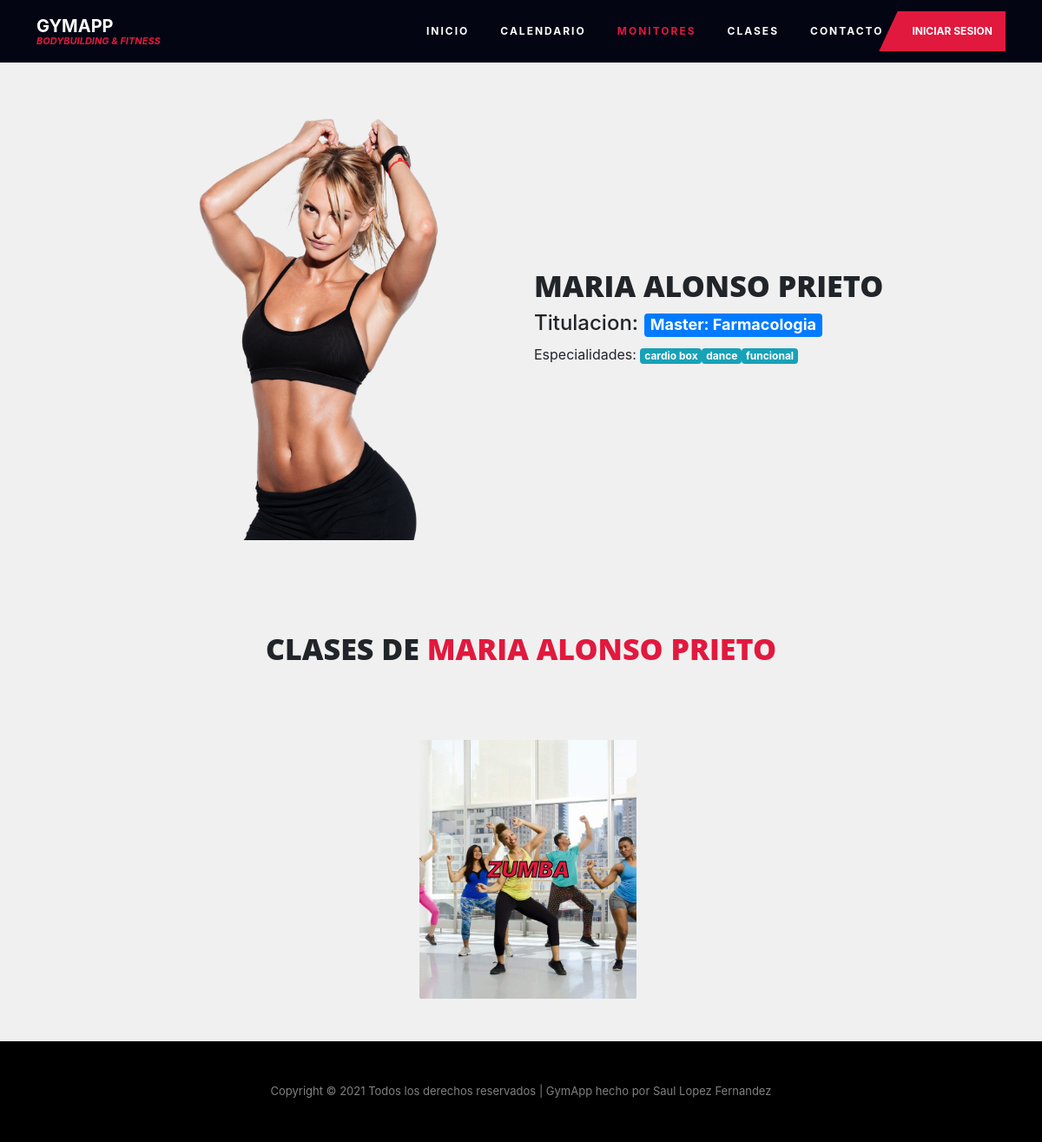
Screenshot of /monitores.php?idMonitor=2 with the database file from the repository.
### tables this page shows
CREATE TABLE `monitores` (
  `idMonitor` int(6) NOT NULL,
  `dniMonitor` varchar(9) NOT NULL,
  `titulacion` varchar(20) DEFAULT NULL,
  `img` longtext DEFAULT NULL
);

CREATE TABLE `usuarios` (
  `dni` varchar(9) NOT NULL,
  `nombre` varchar(20) NOT NULL,
  `apellido` varchar(30) NOT NULL,
  `sexo` enum('M','F') NOT NULL,
  `fechaNacimiento` date NOT NULL,
  `telefono` int(9) NOT NULL,
  `mail` varchar(50) NOT NULL,
  `user` varchar(10) NOT NULL,
  `pass` longtext NOT NULL,
  `rol` enum('asistente','matriculado','monitor') NOT NULL
);

CREATE TABLE `monitorspec` (
  `idMonitor` int(6) NOT NULL,
  `nombreSpec` varchar(20) NOT NULL
);

CREATE TABLE `clases` (
  `idClase` int(6) NOT NULL,
  `dniMonitor` varchar(9) DEFAULT NULL,
  `nombre` varchar(20) NOT NULL,
  `img` longtext NOT NULL
);

### monitores.php (the view, shortened to what this page needs)
<!DOCTYPE html>
<html lang="es">
<head>
      <link rel="stylesheet" type="text/css" href="css/navbar.css">
      <link rel="stylesheet" type="text/css" href="css/style.css">
      <link rel="stylesheet" href="https://maxcdn.bootstrapcdn.com/bootstrap/4.2.1/css/bootstrap.min.css">
</head>
<body>
    <nav class="navbar navbar-expand-lg ftco-navbar-light" id="mynav" style="position: static;background: #030513;">
        <div class="container-xl">
            <a class="navbar-brand" href="index.php"><span class="">GymApp <small>Bodybuilding &amp; Fitness</small></span></a>
            <div class="collapse navbar-collapse" id="navbarResponsive">
                <ul class="navbar-nav ml-auto">
                    <li class="nav-item">
                        <a class="nav-link" href="index.php">Inicio</a>
                    </li>
                    <li class="nav-item">
                        <a class="nav-link" href="calendario.php">Calendario</a>
                    </li>
                    <li class="nav-item">
                        <a class="nav-link active" href="monitores.php">Monitores</a>
                    </li>
                    <li class="nav-item">
                        <a class="nav-link" href="clases.php">Clases</a>
                    </li>
                    <li class="nav-item">
                        <a class="nav-link" href="contacto.php">Contacto </a>
                    </li>
                    <?php
                        if(isset($_SESSION['userData'])){
                    ?>
                        <li class="nav-item dropdown">
                            <a class="nav-link dropdown-toggle" data-toggle="dropdown" href="#">
                            <?php echo $_SESSION['userData']['nombre']." ".$_SESSION['userData']['apellido'] ?>
                            </a>
                            <div class="dropdown-menu dropdown-menu-right" aria-labelledby="dropdownMenuLink">
                            <?php
                                if($_SESSION['userData']['user']=="gymAsist"){
                            ?>
                                <a class="dropdown-item" href="registro.php">Registrar</a>
                            <?php
                                }
                            ?>
                                <a class="dropdown-item" href="mensajes.php">Mensajes</a>
                                <a class="dropdown-item" href="config.php">Configuracion de la cuenta</a>
                                <div class="dropdown-divider"></div>
                                <a class="dropdown-item" href="php/cerrarSesion.php">Cerrar sesion</a>
                            </div>
                        </li>
                    <?php
                        }
                        else{
                    ?>
                </ul>
                <a class="btn-custom" href="login.php">Iniciar sesion</a>
                <?php
                    }
                ?>
            </div>
        </div>
    </nav>
    <div class="container-fluid">
            <?php
            $conexion=conexion();
            if(isset($_GET['idMonitor'])){
                $idMonitor = $_GET['idMonitor'];
                $sql = "SELECT monitores.idMonitor,dniMonitor,titulacion,img,usuarios.nombre,usuarios.apellido FROM monitores INNER JOIN usuarios ON usuarios.dni=monitores.dniMonitor
                    WHERE monitores.idMonitor = '$idMonitor'";
                $resultado = mysqli_query($conexion, $sql);
                while ($fila = mysqli_fetch_assoc($resultado)) {
                    $monitores[] = $fila;
                }
                $monitor = $monitores[0];
                $sql = "SELECT nombreSpec FROM monitorspec
                        WHERE idMonitor = '$idMonitor'";
                $resultado = mysqli_query($conexion, $sql);
                while ($fila = mysqli_fetch_assoc($resultado)) {
                    $monitorSpec[] = $fila;
                }
                $sql = "SELECT idClase,nombre,clases.img FROM clases INNER JOIN monitores ON clases.dniMonitor=monitores.dniMonitor
                WHERE idMonitor='$idMonitor'";
                $resultado = mysqli_query($conexion, $sql);
                while ($fila = mysqli_fetch_assoc($resultado)) {
                    $clases[]=$fila;
                }
                ?>
                <div class="row align-items-center mx-auto" style="width: 80%;margin-top:50px;margin-bottom:100px;">
                    <div class="col-md-6 image-container-monitor">
                        <img <?php echo 'src="img/'.$monitor['img'].'"'?>>
                    </div>
                    <div class="col-md-6 text-center text-md-left info">
                        <h1 class="titulo-monitor"><?php echo  $monitor['nombre']." ".$monitor['apellido'];?></h1>
                        <h4>Titulacion: <span class="badge badge-primary"><?php echo  $monitor['titulacion'];?></span></h4>
                        <p>Especialidades:
                            <?php
                            if(isset($monitorSpec)){
                                foreach ($monitorSpec as $key => $specialidades) {
                                    echo '<span class="badge badge-info">'.$specialidades['nombreSpec'].'</span>';
                                }
                            }
                            ?>
                        </p>
                    </div>
                </div>
                <?php
                if(isset($clases)){
                    ?>
                <div class="row align-items-center mx-auto">
                    <div class="col-12 text-center titulo-monitor">Clases de <span><?php echo  $monitor['nombre']." ".$monitor['apellido'];?></span></div>
                </div>
                        <?php
                            echo '<div class="row justify-content-md-center mx-auto" style="width: 90%;margin-top:30px;">';
                            foreach ($clases as $key => $clase) {
                                echo '<div class="col-12 col-xl-3 col-lg-4 col-sm-6 text-center my-5">';
                                echo '<form action="clases.php" method="get">';
                                echo '<button type="submit" name="idClase" class="btn btn-clase self-align-center" style="background-image: url(\'img/'.$clase['img'].'\');" value="'.$clase['idClase'].'">'.$clase['nombre'].'</button>';
                                echo '</form>';
                                echo '</div>';
                            }
                            echo '</div>';
                        }
            }
            ?>
    </div>
<footer class="ftco-footer">
    <div class="container-fluid px-0 py-5 bg-darken">
        <div class="container-xl">
            <div class="col-md-12 text-center">
                <p id="textoFooter" class="mb-0" style="color: rgba(255,255,255,.5); font-size: 13px;">
                </p>
            </div>
        </div>
    </div>
</footer>
</body>
</html>

### css/navbar.css (style rules this page uses)
.ftco-navbar-light { background: transparent; position: absolute; top: 40px; left: 0; right: 0; z-index: 3; padding: 0; }
.ftco-navbar-light .navbar-brand { color: #fff; padding-top: .7rem; padding-bottom: .7rem; }
.ftco-navbar-light .navbar-nav > .nav-item > .nav-link { font-size: 12px; padding-top: 1rem; padding-bottom: 1rem; padding-left: 18px; padding-right: 18px; color: white; font-weight: 700; text-transform: uppercase; letter-spacing: 2px; }
.ftco-navbar-light .navbar-nav > .nav-item .nav-link.active { color: #e1193e; }
.ftco-navbar-light .btn-custom { margin-right: 0; text-transform: uppercase; font-size: 12px; font-weight: 700; background: #e1193e; padding: 14px 15px; color: #fff; position: relative; z-index: 0; bottom: 0px; }
.ftco-navbar-light .btn-custom:after { z-index: -1; position: absolute; top: 0; left: -12px; bottom: 0; content: ''; width: 40px; -ms-transform: skew(-25deg); -webkit-transform: skew(-25deg); transform: skew(-25deg); background: #e1193e; }
.navbar-brand { font-weight: 700; font-size: 30px; z-index: 3; position: relative; text-transform: uppercase; }
.navbar-brand span { color: #fff; display: block; line-height: 1.1; }
.navbar-brand span small, .navbar-brand span .small { display: block; font-size: 11px; color: #e1193e; font-weight: 700; text-transform: uppercase; font-style: italic; }
.container-xl { width: 100%; padding-right: var(--bs-gutter-x, 0.75rem); padding-left: var(--bs-gutter-x, 0.75rem); margin-right: auto; margin-left: auto; }
@media (min-width: 1200px) { .container, .container-xl { max-width: 1140px; } }
.navbar > .container-fluid, .navbar > .container-xl { display: -webkit-box; display: -ms-flexbox; display: flex; -ms-flex-wrap: inherit; flex-wrap: inherit; -webkit-box-align: center; -ms-flex-align: center; align-items: center; -webkit-box-pack: justify; -ms-flex-pack: justify; justify-content: space-between; }

### css/style.css (style rules this page uses)
body { background-color: #F0F0F0 !important; }
.btn-clase { width: 100%; min-width: 250px; height: 300px; font-size: 25px !important; font-weight: 1000 !important; color: #e1193e !important; text-transform: uppercase; background-position: center; background-repeat: no-repeat; background-size: cover; transition: transform .2s !important; -webkit-text-stroke: 1px black; }
form .btn { font-size: 16px; font-weight: 700; font-style: italic; text-transform: uppercase; }
.image-container-monitor { width: 800px; height: 500px; margin-left: 0px; }
.image-container-monitor img { width: 100%; height: 100%; object-fit: contain; object-position: center; }
.titulo-monitor { font-size: 34px; font-weight: 1000; font-family: "Open Sans", Arial, sans-serif; text-transform: uppercase; }
.titulo-monitor span { color: #e1193e !important; }
.ftco-footer .bg-darken { background: black !important; }

### rows the page displays
monitores: img (picture), dniMonitor.nombre "MARIA", dniMonitor.apellido "ALONSO PRIETO", titulacion "Master: Farmacologia"
monitorspec: nombreSpec "cardio box"
monitorspec: nombreSpec "dance"
monitorspec: nombreSpec "funcional"
clases: img (picture), nombre "ZUMBA"
